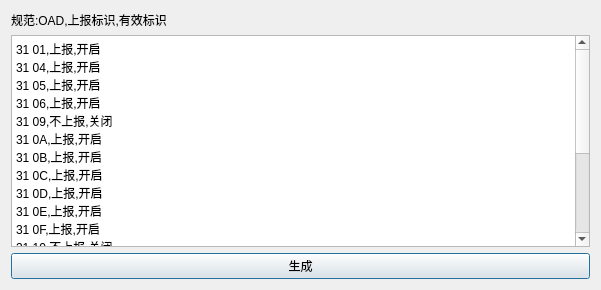
<?xml version="1.0" encoding="UTF-8"?>
<ui version="4.0">
 <class>EventDialog</class>
 <widget class="QDialog" name="EventDialog">
  <property name="geometry">
   <rect>
    <x>0</x>
    <y>0</y>
    <width>601</width>
    <height>290</height>
   </rect>
  </property>
  <property name="windowTitle">
   <string>Dialog</string>
  </property>
  <layout class="QVBoxLayout" name="verticalLayout">
   <item>
    <widget class="QLabel" name="label">
     <property name="text">
      <string>规范:OAD,上报标识,有效标识</string>
     </property>
    </widget>
   </item>
   <item>
    <widget class="QTextEdit" name="textEdit">
     <property name="toolTip">
      <string/>
     </property>
     <property name="html">
      <string>&lt;!DOCTYPE HTML PUBLIC &quot;-//W3C//DTD HTML 4.0//EN&quot; &quot;http://www.w3.org/TR/REC-html40/strict.dtd&quot;&gt;
&lt;html&gt;&lt;head&gt;&lt;meta name=&quot;qrichtext&quot; content=&quot;1&quot; /&gt;&lt;style type=&quot;text/css&quot;&gt;
p, li { white-space: pre-wrap; }
&lt;/style&gt;&lt;/head&gt;&lt;body style=&quot; font-family:'SimSun'; font-size:9pt; font-weight:400; font-style:normal;&quot;&gt;
&lt;p style=&quot; margin-top:0px; margin-bottom:0px; margin-left:0px; margin-right:0px; -qt-block-indent:0; text-indent:0px;&quot;&gt;&lt;span style=&quot; font-family:'SimSun';&quot;&gt;31 01,上报,开启&lt;/span&gt;&lt;/p&gt;
&lt;p style=&quot; margin-top:0px; margin-bottom:0px; margin-left:0px; margin-right:0px; -qt-block-indent:0; text-indent:0px;&quot;&gt;&lt;span style=&quot; font-family:'SimSun';&quot;&gt;31 04,上报,开启&lt;/span&gt;&lt;/p&gt;
&lt;p style=&quot; margin-top:0px; margin-bottom:0px; margin-left:0px; margin-right:0px; -qt-block-indent:0; text-indent:0px;&quot;&gt;&lt;span style=&quot; font-family:'SimSun';&quot;&gt;31 05,上报,开启&lt;/span&gt;&lt;/p&gt;
&lt;p style=&quot; margin-top:0px; margin-bottom:0px; margin-left:0px; margin-right:0px; -qt-block-indent:0; text-indent:0px;&quot;&gt;&lt;span style=&quot; font-family:'SimSun';&quot;&gt;31 06,上报,开启&lt;/span&gt;&lt;/p&gt;
&lt;p style=&quot; margin-top:0px; margin-bottom:0px; margin-left:0px; margin-right:0px; -qt-block-indent:0; text-indent:0px;&quot;&gt;&lt;span style=&quot; font-family:'SimSun';&quot;&gt;31 09,不上报,关闭&lt;/span&gt;&lt;/p&gt;
&lt;p style=&quot; margin-top:0px; margin-bottom:0px; margin-left:0px; margin-right:0px; -qt-block-indent:0; text-indent:0px;&quot;&gt;&lt;span style=&quot; font-family:'SimSun';&quot;&gt;31 0A,上报,开启&lt;/span&gt;&lt;/p&gt;
&lt;p style=&quot; margin-top:0px; margin-bottom:0px; margin-left:0px; margin-right:0px; -qt-block-indent:0; text-indent:0px;&quot;&gt;&lt;span style=&quot; font-family:'SimSun';&quot;&gt;31 0B,上报,开启&lt;/span&gt;&lt;/p&gt;
&lt;p style=&quot; margin-top:0px; margin-bottom:0px; margin-left:0px; margin-right:0px; -qt-block-indent:0; text-indent:0px;&quot;&gt;&lt;span style=&quot; font-family:'SimSun';&quot;&gt;31 0C,上报,开启&lt;/span&gt;&lt;/p&gt;
&lt;p style=&quot; margin-top:0px; margin-bottom:0px; margin-left:0px; margin-right:0px; -qt-block-indent:0; text-indent:0px;&quot;&gt;&lt;span style=&quot; font-family:'SimSun';&quot;&gt;31 0D,上报,开启&lt;/span&gt;&lt;/p&gt;
&lt;p style=&quot; margin-top:0px; margin-bottom:0px; margin-left:0px; margin-right:0px; -qt-block-indent:0; text-indent:0px;&quot;&gt;&lt;span style=&quot; font-family:'SimSun';&quot;&gt;31 0E,上报,开启&lt;/span&gt;&lt;/p&gt;
&lt;p style=&quot; margin-top:0px; margin-bottom:0px; margin-left:0px; margin-right:0px; -qt-block-indent:0; text-indent:0px;&quot;&gt;&lt;span style=&quot; font-family:'SimSun';&quot;&gt;31 0F,上报,开启&lt;/span&gt;&lt;/p&gt;
&lt;p style=&quot; margin-top:0px; margin-bottom:0px; margin-left:0px; margin-right:0px; -qt-block-indent:0; text-indent:0px;&quot;&gt;&lt;span style=&quot; font-family:'SimSun';&quot;&gt;31 10,不上报,关闭&lt;/span&gt;&lt;/p&gt;
&lt;p style=&quot; margin-top:0px; margin-bottom:0px; margin-left:0px; margin-right:0px; -qt-block-indent:0; text-indent:0px;&quot;&gt;&lt;span style=&quot; font-family:'SimSun';&quot;&gt;31 14,上报,开启&lt;/span&gt;&lt;/p&gt;
&lt;p style=&quot; margin-top:0px; margin-bottom:0px; margin-left:0px; margin-right:0px; -qt-block-indent:0; text-indent:0px;&quot;&gt;&lt;span style=&quot; font-family:'SimSun';&quot;&gt;31 15,上报,开启&lt;/span&gt;&lt;/p&gt;
&lt;p style=&quot; margin-top:0px; margin-bottom:0px; margin-left:0px; margin-right:0px; -qt-block-indent:0; text-indent:0px;&quot;&gt;&lt;span style=&quot; font-family:'SimSun';&quot;&gt;31 18,上报,开启&lt;/span&gt;&lt;/p&gt;
&lt;p style=&quot; margin-top:0px; margin-bottom:0px; margin-left:0px; margin-right:0px; -qt-block-indent:0; text-indent:0px;&quot;&gt;&lt;span style=&quot; font-family:'SimSun';&quot;&gt;31 19,上报,开启&lt;/span&gt;&lt;/p&gt;
&lt;p style=&quot; margin-top:0px; margin-bottom:0px; margin-left:0px; margin-right:0px; -qt-block-indent:0; text-indent:0px;&quot;&gt;&lt;span style=&quot; font-family:'SimSun';&quot;&gt;32 00,不上报,关闭&lt;/span&gt;&lt;/p&gt;
&lt;p style=&quot; margin-top:0px; margin-bottom:0px; margin-left:0px; margin-right:0px; -qt-block-indent:0; text-indent:0px;&quot;&gt;&lt;span style=&quot; font-family:'SimSun';&quot;&gt;32 01,上报,开启&lt;/span&gt;&lt;/p&gt;
&lt;p style=&quot; margin-top:0px; margin-bottom:0px; margin-left:0px; margin-right:0px; -qt-block-indent:0; text-indent:0px;&quot;&gt;&lt;span style=&quot; font-family:'SimSun';&quot;&gt;32 02,上报,开启&lt;/span&gt;&lt;/p&gt;
&lt;p style=&quot; margin-top:0px; margin-bottom:0px; margin-left:0px; margin-right:0px; -qt-block-indent:0; text-indent:0px;&quot;&gt;&lt;span style=&quot; font-family:'SimSun';&quot;&gt;30 30,上报,开启&lt;/span&gt;&lt;/p&gt;&lt;/body&gt;&lt;/html&gt;</string>
     </property>
     <property name="placeholderText">
      <string>OAD,上报标识,有效标识</string>
     </property>
    </widget>
   </item>
   <item>
    <widget class="QPushButton" name="pushButton">
     <property name="text">
      <string>生成</string>
     </property>
    </widget>
   </item>
  </layout>
 </widget>
 <resources/>
 <connections/>
</ui>
